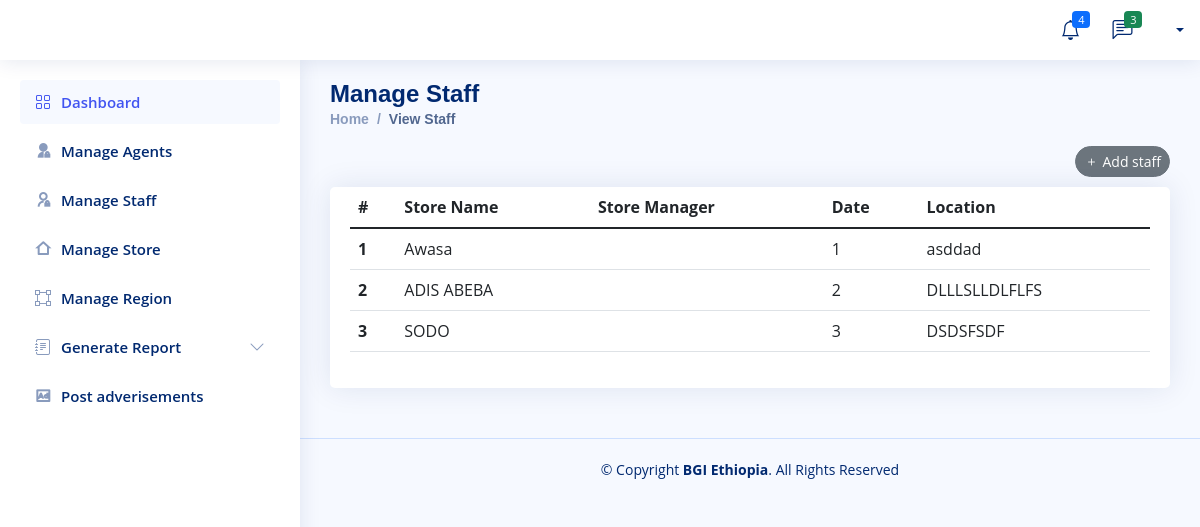
The page /BGI/view_store/ on the database its author committed.
### Company/models.py (models this page shows)
class Company_Store(models.Model):
    Store_Name = models.CharField(max_length=200, null=True)
    Location = models.CharField(max_length=200, null=True)
    date_created = models.DateTimeField(auto_now_add=True, null=True)

### Company/views.py (the view)
# urls.py: path('view_store/',views.view_store,name='view-store'),
def view_store(request):
    all_store = Company_Store.objects.all()
    context = {
        'all_store' : all_store,
    }
    return render(request,'Company/store/store-view.html',context)

### Templates/Company/store/store-view.html
{% extends 'Company/company-base.html'%}
{% block content%}
  <main id="main" class="main">
    <div class="pagetitle">
      <h1>Manage Staff</h1>
      <nav>
        <ol class="breadcrumb">
          <li class="breadcrumb-item"><a href="admin.html">Home</a></li>
          <li class="breadcrumb-item active">View Staff</li>
        </ol>
        <div class="text-end">
            <a href="{% url 'add-store-company' %}" class="item-end">
                <button type="button" class="btn btn-sm rounded-pill btn-secondary"><i class="bi bi-plus me-1"></i>Add staff</button>
              </a>
        </div>
      </nav>
    </div>
    <section class="section">
        <div class="row">
          <div class="col-lg-12">
            <div class="card">
              <div class="card-body">
                <table class="table datatable">
                  <thead>
                    <tr>
                      <th scope="col">#</th>
                      <th scope="col">Store Name</th>
                      <th scope="col">Store Manager</th>
                      <th scope="col">Date</th>
                      <th scope="col">Location</th>
                    </tr>
                  </thead>
                  <tbody>
                 {% for store in all_store %}
                    <tr>
                      <th scope="row">{{store.id}}</th>
                      <td>{{store.Store_Name}}</td>
                      <td>{{store.Company_Store_Manager.user}}</td>
                      <td>{{store.id}}</td>
                      <td>{{store.Location}}</td>
                    </tr>
                {% endfor %}
                  </tbody>
                </table>
              </div>
            </div>
          </div>
        </div>
      </section>
  </main>
{% endblock %}

### static/assets/css/style.css (style rules this page uses)
:root { scroll-behavior: smooth; }
body { font-family: "Open Sans", sans-serif; background: #f6f9ff; color: #444444; }
a { color: #4154f1; text-decoration: none; }
h1, h2, h3, h4, h5, h6 { font-family: "Nunito", sans-serif; }
#main { margin-top: 60px; padding: 20px 30px; transition: all 0.3s; }
.pagetitle { margin-bottom: 10px; }
.pagetitle h1 { font-size: 24px; margin-bottom: 0; font-weight: 600; color: #012970; }
.card { margin-bottom: 30px; border: none; border-radius: 5px; box-shadow: 0px 0 30px rgba(1, 41, 112, 0.1); }
.card-body { padding: 0 20px 20px 20px; }
.breadcrumb { font-size: 14px; font-family: "Nunito", sans-serif; color: #899bbd; font-weight: 600; }
.breadcrumb a { color: #899bbd; transition: 0.3s; }
.breadcrumb .breadcrumb-item::before { color: #899bbd; }
.breadcrumb .active { color: #51678f; font-weight: 600; }
@media (min-width: 1200px) { #main, #footer { margin-left: 300px; } }

### rows shown on the page
Company_Store: id "1", Store_Name "Awasa", Location "asddad"
Company_Store: id "2", Store_Name "ADIS ABEBA", Location "DLLLSLLDLFLFS"
Company_Store: id "3", Store_Name "SODO", Location "DSDSFSDF"
